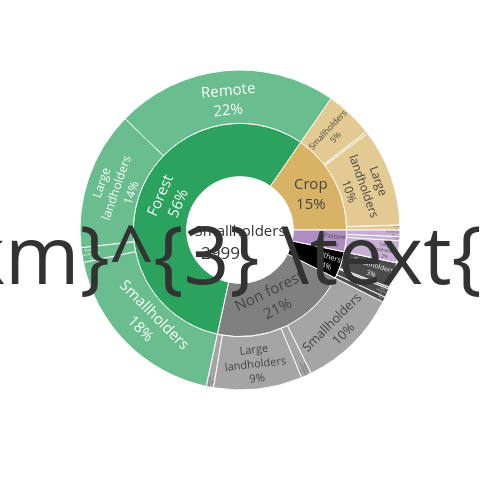
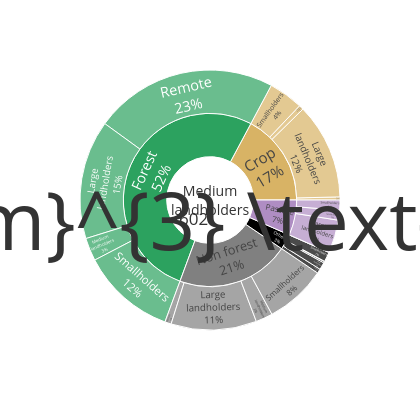
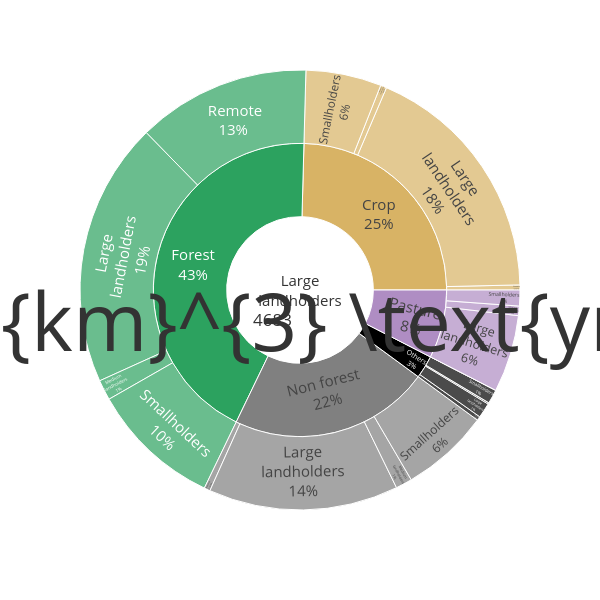

The notebook cell saved with these charts, in order:
### Code cell
import plotly.express as px
import pandas as pd
import plotly.graph_objs as go

matrix = []
matrix_forest = []
matrix_crop = []
matrix_pasture = []
Total_moisture = []

for stakeholder in ['Smallholders', 'Mediumholders', 'Largeholders']:
    data = stakeholder_LU_footprint_dataframe(stakeholder)
    if stakeholder == 'Smallholders':
        factor = 0.8
    if stakeholder == 'Mediumholders':
        factor = 0.7
    if stakeholder == 'Largeholders':
        factor = 1
    fig = px.sunburst(data, path=['Source', 'Landuse','Stakeholder_sink'],
                      values='Footprint', width=600*factor, height=600*factor, template = 'ggplot2')
    fig.update_traces(textinfo="label+ percent root")
    fig.update_traces({"textfont": {"size": 15}})
    fig.update_traces(sort=False, selector=dict(type='sunburst'))
    Total_moisture.append(data['Footprint'].sum())
    fig.add_annotation(text=str(int(data['Footprint'].sum())), xref="paper", yref="paper", x=0.438, y=0.435, showarrow=False, font_size=17)
    fig.add_annotation(text=r'$\text{km}^{3} \text{yr}^{-1}$', xref="paper", yref="paper", x=0.565, y=0.435, showarrow=False, font_size=80)
    fig.update_traces(
    marker_colors=   ['','','','','','','','','','','','','','','','','','','','','','#d8b365','#2ca25f','grey','black','#af8dc3'] )
    #marker_colors=   ['#fee5d9','#fee5d9','#fee5d9','#fee5d9','#fee5d9','#cb181d','#cb181d','#cb181d','#cb181d','#cb181d',
    #                  '#fb6a4a','#fb6a4a','#fb6a4a','#fb6a4a','#fb6a4a','#525252','#fcae91','#fcae91','#fcae91','#fcae91','#fcae91',
    #                  '#d8b365','#2ca25f','grey','black','#af8dc3'] )
    #fig.write_image('/home/chandra/data/Paper4/Output/Moisture_flows_assessments/Moisture_flow_composition_sunburst_'+stakeholder+'_.svg')
    for Stakeholder_sink in ['Large<br>landholders', 'Medium<br>landholders', 'Smallholders']:
        matrix.append(data[data['Stakeholder_sink'] == Stakeholder_sink]['Footprint'].sum()/(data['Footprint'].sum()))
        matrix_forest.append(data[(data['Stakeholder_sink'] == Stakeholder_sink) & (data['Landuse'] == 'Forest')]['Footprint'].sum()/(data['Footprint'].sum()))
        matrix_crop.append(data[(data['Stakeholder_sink'] == Stakeholder_sink) & (data['Landuse'] == 'Crop')]['Footprint'].sum()/(data['Footprint'].sum()))
        matrix_pasture.append(data[(data['Stakeholder_sink'] == Stakeholder_sink) & (data['Landuse'] == 'Pasture')]['Footprint'].sum()/(data['Footprint'].sum()))
    fig.show()
    
matrix = np.array(matrix).reshape((3, 3))
matrix_forest = np.array(matrix_forest).reshape((3, 3))
matrix_crop = np.array(matrix_crop).reshape((3, 3))
matrix_pasture = np.array(matrix_pasture).reshape((3, 3))

### Figure 1 — Plotly figure (JSON) as saved in the notebook; plotly's stock layout.template omitted (floating-point values rounded to 4 significant figures)
{"data": [{"branchvalues": "total", "domain": {"x": [0, 1], "y": [0, 1]}, "hovertemplate": "labels=%{label}<br>Footprint=%{value}<br>parent=%{parent}<br>id=%{id}<extra></extra>", "ids": ["Smallholders/Crop/ Remote", "Smallholders/Forest/ Remote", "Smallholders/Non forest/ Remote", "Smallholders/Others/ Remote", "Smallholders/Pasture/ Remote", "Smallholders/Crop/Large<br>landholders", "Smallholders/Forest/Large<br>landholders", "Smallholders/Non forest/Large<br>landholders", "Smallholders/Others/Large<br>landholders", "Smallholders/Pasture/Large<br>landholders", "Smallholders/Crop/Medium<br>landholders", "Smallholders/Forest/Medium<br>landholders", "Smallholders/Non forest/Medium<br>landholders", "Smallholders/Others/Medium<br>landholders", "Smallholders/Pasture/Medium<br>landholders", "Smallholders/Others/Other", "Smallholders/Crop/Smallholders", "Smallholders/Forest/Smallholders", "Smallholders/Non forest/Smallholders", "Smallholders/Others/Smallholders", "Smallholders/Pasture/Smallholders", "Smallholders/Crop", "Smallholders/Forest", "Smallholders/Non forest", "Smallholders/Others", "Smallholders/Pasture", "Smallholders"], "labels": [" Remote", " Remote", " Remote", " Remote", " Remote", "Large<br>landholders", "Large<br>landholders", "Large<br>landholders", "Large<br>landholders", "Large<br>landholders", "Medium<br>landholders", "Medium<br>landholders", "Medium<br>landholders", "Medium<br>landholders", "Medium<br>landholders", "Other", "Smallholders", "Smallholders", "Smallholders", "Smallholders", "Smallholders", "Crop", "Forest", "Non forest", "Others", "Pasture", "Smallholders"], "marker": {"colors": ["", "", "", "", "", "", "", "", "", "", "", "", "", "", "", "", "", "", "", "", "", "#d8b365", "#2ca25f", "grey", "black", "#af8dc3"]}, "name": "", "parents": ["Smallholders/Crop", "Smallholders/Forest", "Smallholders/Non forest", "Smallholders/Others", "Smallholders/Pasture", "Smallholders/Crop", "Smallholders/Forest", "Smallholders/Non forest", "Smallholders/Others", "Smallholders/Pasture", "Smallholders/Crop", "Smallholders/Forest", "Smallholders/Non forest", "Smallholders/Others", "Smallholders/Pasture", "Smallholders/Others", "Smallholders/Crop", "Smallholders/Forest", "Smallholders/Non forest", "Smallholders/Others", "Smallholders/Pasture", "Smallholders", "Smallholders", "Smallholders", "Smallholders", "Smallholders", ""], "sort": false, "textfont": {"size": 15}, "textinfo": "label+percent root", "type": "sunburst", "values": [15.29, 671.4, 22.27, 16.04, 0.2026, 294.5, 420.2, 268.3, 26.32, 65.87, 6.723, 44.93, 31.06, 5.495, 12.74, 0.2747, 144.6, 550.2, 307.0, 76.06, 19.76, 461.1, 1687.0, 628.7, 124.2, 98.57, 2999.0]}], "layout": {"annotations": [{"font": {"size": 17}, "showarrow": false, "text": "2999", "x": 0.438, "xref": "paper", "y": 0.435, "yref": "paper"}, {"font": {"size": 80}, "showarrow": false, "text": "$\\text{km}^{3} \\text{yr}^{-1}$", "x": 0.565, "xref": "paper", "y": 0.435, "yref": "paper"}], "height": 480, "legend": {"tracegroupgap": 0}, "margin": {"t": 60}, "width": 480}}

### Figure 2 — Plotly figure (JSON) as saved in the notebook; plotly's stock layout.template omitted (floating-point values rounded to 4 significant figures)
{"data": [{"branchvalues": "total", "domain": {"x": [0, 1], "y": [0, 1]}, "hovertemplate": "labels=%{label}<br>Footprint=%{value}<br>parent=%{parent}<br>id=%{id}<extra></extra>", "ids": ["Medium<br>landholders/Crop/ Remote", "Medium<br>landholders/Forest/ Remote", "Medium<br>landholders/Non forest/ Remote", "Medium<br>landholders/Others/ Remote", "Medium<br>landholders/Pasture/ Remote", "Medium<br>landholders/Crop/Large<br>landholders", "Medium<br>landholders/Forest/Large<br>landholders", "Medium<br>landholders/Non forest/Large<br>landholders", "Medium<br>landholders/Others/Large<br>landholders", "Medium<br>landholders/Pasture/Large<br>landholders", "Medium<br>landholders/Crop/Medium<br>landholders", "Medium<br>landholders/Forest/Medium<br>landholders", "Medium<br>landholders/Non forest/Medium<br>landholders", "Medium<br>landholders/Others/Medium<br>landholders", "Medium<br>landholders/Pasture/Medium<br>landholders", "Medium<br>landholders/Others/Other", "Medium<br>landholders/Crop/Smallholders", "Medium<br>landholders/Forest/Smallholders", "Medium<br>landholders/Non forest/Smallholders", "Medium<br>landholders/Others/Smallholders", "Medium<br>landholders/Pasture/Smallholders", "Medium<br>landholders/Crop", "Medium<br>landholders/Forest", "Medium<br>landholders/Non forest", "Medium<br>landholders/Others", "Medium<br>landholders/Pasture", "Medium<br>landholders"], "labels": [" Remote", " Remote", " Remote", " Remote", " Remote", "Large<br>landholders", "Large<br>landholders", "Large<br>landholders", "Large<br>landholders", "Large<br>landholders", "Medium<br>landholders", "Medium<br>landholders", "Medium<br>landholders", "Medium<br>landholders", "Medium<br>landholders", "Other", "Smallholders", "Smallholders", "Smallholders", "Smallholders", "Smallholders", "Crop", "Forest", "Non forest", "Others", "Pasture", "Medium<br>landholders"], "marker": {"colors": ["", "", "", "", "", "", "", "", "", "", "", "", "", "", "", "", "", "", "", "", "", "#d8b365", "#2ca25f", "grey", "black", "#af8dc3"]}, "name": "", "parents": ["Medium<br>landholders/Crop", "Medium<br>landholders/Forest", "Medium<br>landholders/Non forest", "Medium<br>landholders/Others", "Medium<br>landholders/Pasture", "Medium<br>landholders/Crop", "Medium<br>landholders/Forest", "Medium<br>landholders/Non forest", "Medium<br>landholders/Others", "Medium<br>landholders/Pasture", "Medium<br>landholders/Crop", "Medium<br>landholders/Forest", "Medium<br>landholders/Non forest", "Medium<br>landholders/Others", "Medium<br>landholders/Pasture", "Medium<br>landholders/Others", "Medium<br>landholders/Crop", "Medium<br>landholders/Forest", "Medium<br>landholders/Non forest", "Medium<br>landholders/Others", "Medium<br>landholders/Pasture", "Medium<br>landholders", "Medium<br>landholders", "Medium<br>landholders", "Medium<br>landholders", "Medium<br>landholders", ""], "sort": false, "textfont": {"size": 15}, "textinfo": "label+percent root", "type": "sunburst", "values": [2.285, 137.5, 4.799, 3.308, 0.05329, 71.96, 89.1, 64.09, 5.457, 24.75, 3.504, 17.19, 12.68, 1.065, 7.49, 0.2382, 25.78, 70.61, 45.83, 7.299, 7.506, 103.5, 314.4, 127.4, 17.37, 39.8, 602.5]}], "layout": {"annotations": [{"font": {"size": 17}, "showarrow": false, "text": "602", "x": 0.438, "xref": "paper", "y": 0.435, "yref": "paper"}, {"font": {"size": 80}, "showarrow": false, "text": "$\\text{km}^{3} \\text{yr}^{-1}$", "x": 0.565, "xref": "paper", "y": 0.435, "yref": "paper"}], "height": 420, "legend": {"tracegroupgap": 0}, "margin": {"t": 60}, "width": 420}}

### Figure 3 — Plotly figure (JSON) as saved in the notebook; plotly's stock layout.template omitted (floating-point values rounded to 4 significant figures)
{"data": [{"branchvalues": "total", "domain": {"x": [0, 1], "y": [0, 1]}, "hovertemplate": "labels=%{label}<br>Footprint=%{value}<br>parent=%{parent}<br>id=%{id}<extra></extra>", "ids": ["Large<br>landholders/Crop/ Remote", "Large<br>landholders/Forest/ Remote", "Large<br>landholders/Non forest/ Remote", "Large<br>landholders/Others/ Remote", "Large<br>landholders/Pasture/ Remote", "Large<br>landholders/Crop/Large<br>landholders", "Large<br>landholders/Forest/Large<br>landholders", "Large<br>landholders/Non forest/Large<br>landholders", "Large<br>landholders/Others/Large<br>landholders", "Large<br>landholders/Pasture/Large<br>landholders", "Large<br>landholders/Crop/Medium<br>landholders", "Large<br>landholders/Forest/Medium<br>landholders", "Large<br>landholders/Non forest/Medium<br>landholders", "Large<br>landholders/Others/Medium<br>landholders", "Large<br>landholders/Pasture/Medium<br>landholders", "Large<br>landholders/Others/Other", "Large<br>landholders/Crop/Smallholders", "Large<br>landholders/Forest/Smallholders", "Large<br>landholders/Non forest/Smallholders", "Large<br>landholders/Others/Smallholders", "Large<br>landholders/Pasture/Smallholders", "Large<br>landholders/Crop", "Large<br>landholders/Forest", "Large<br>landholders/Non forest", "Large<br>landholders/Others", "Large<br>landholders/Pasture", "Large<br>landholders"], "labels": [" Remote", " Remote", " Remote", " Remote", " Remote", "Large<br>landholders", "Large<br>landholders", "Large<br>landholders", "Large<br>landholders", "Large<br>landholders", "Medium<br>landholders", "Medium<br>landholders", "Medium<br>landholders", "Medium<br>landholders", "Medium<br>landholders", "Other", "Smallholders", "Smallholders", "Smallholders", "Smallholders", "Smallholders", "Crop", "Forest", "Non forest", "Others", "Pasture", "Large<br>landholders"], "marker": {"colors": ["", "", "", "", "", "", "", "", "", "", "", "", "", "", "", "", "", "", "", "", "", "#d8b365", "#2ca25f", "grey", "black", "#af8dc3"]}, "name": "", "parents": ["Large<br>landholders/Crop", "Large<br>landholders/Forest", "Large<br>landholders/Non forest", "Large<br>landholders/Others", "Large<br>landholders/Pasture", "Large<br>landholders/Crop", "Large<br>landholders/Forest", "Large<br>landholders/Non forest", "Large<br>landholders/Others", "Large<br>landholders/Pasture", "Large<br>landholders/Crop", "Large<br>landholders/Forest", "Large<br>landholders/Non forest", "Large<br>landholders/Others", "Large<br>landholders/Pasture", "Large<br>landholders/Others", "Large<br>landholders/Crop", "Large<br>landholders/Forest", "Large<br>landholders/Non forest", "Large<br>landholders/Others", "Large<br>landholders/Pasture", "Large<br>landholders", "Large<br>landholders", "Large<br>landholders", "Large<br>landholders", "Large<br>landholders", ""], "sort": false, "textfont": {"size": 15}, "textinfo": "label+percent root", "type": "sunburst", "values": [17.32, 596.9, 20.82, 13.76, 0.3554, 852.5, 911.3, 653.1, 51.65, 265.8, 21.09, 69.92, 56.71, 4.853, 32.61, 0.06605, 259.8, 448.3, 304.0, 47.93, 54.62, 1151.0, 2026.0, 1035.0, 118.3, 353.4, 4683.0]}], "layout": {"annotations": [{"font": {"size": 17}, "showarrow": false, "text": "4683", "x": 0.438, "xref": "paper", "y": 0.435, "yref": "paper"}, {"font": {"size": 80}, "showarrow": false, "text": "$\\text{km}^{3} \\text{yr}^{-1}$", "x": 0.565, "xref": "paper", "y": 0.435, "yref": "paper"}], "height": 600, "legend": {"tracegroupgap": 0}, "margin": {"t": 60}, "width": 600}}
